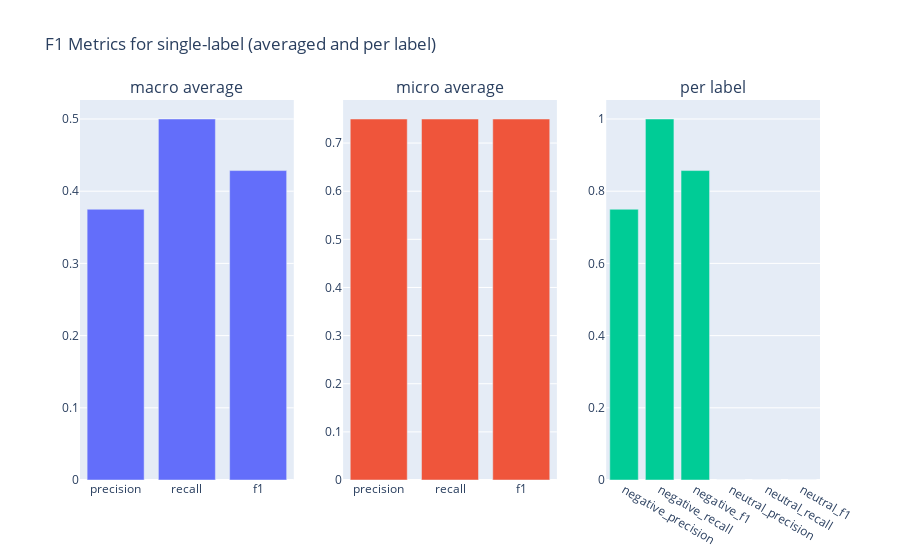

Here is the notebook cell this chart was saved with:
### Markdown cell above
Using ES query string DSL, we can compute performance metrics by interesting regions in the dataset. For example, we can see that performance for longer text (> 175) and neutral examples is much lower than for shorter text (<175). 

Note that this is a really small dataset, but with a larger dataset we could analyze if our model struggles with longer text, or if longer texts tend to be negative, for example.

### Code cell
f1("banking_sentiment_zs_gpt3", query="metrics.text_length:[175 TO *]").visualize()

### Figure 1 — Plotly figure (JSON) as saved in the notebook; plotly's stock layout.template omitted (floating-point values rounded to 4 significant figures)
{"data": [{"type": "bar", "x": ["precision", "recall", "f1"], "xaxis": "x", "y": [0.375, 0.5, 0.4286], "yaxis": "y"}, {"type": "bar", "x": ["precision", "recall", "f1"], "xaxis": "x2", "y": [0.75, 0.75, 0.75], "yaxis": "y2"}, {"type": "bar", "x": ["negative_precision", "negative_recall", "negative_f1", "neutral_precision", "neutral_recall", "neutral_f1"], "xaxis": "x3", "y": [0.75, 1, 0.8571, 0, 0, 0], "yaxis": "y3"}], "layout": {"annotations": [{"font": {"size": 16}, "showarrow": false, "text": "macro average", "x": 0.1444, "xanchor": "center", "xref": "paper", "y": 1, "yanchor": "bottom", "yref": "paper"}, {"font": {"size": 16}, "showarrow": false, "text": "micro average", "x": 0.5, "xanchor": "center", "xref": "paper", "y": 1, "yanchor": "bottom", "yref": "paper"}, {"font": {"size": 16}, "showarrow": false, "text": "per label", "x": 0.8556, "xanchor": "center", "xref": "paper", "y": 1, "yanchor": "bottom", "yref": "paper"}], "autosize": true, "showlegend": false, "title": {"text": "F1 Metrics for single-label (averaged and per label)"}, "xaxis": {"anchor": "y", "autorange": true, "domain": [0, 0.2889], "range": [-0.5, 2.5], "type": "category"}, "xaxis2": {"anchor": "y2", "autorange": true, "domain": [0.3556, 0.6444], "range": [-0.5, 2.5], "type": "category"}, "xaxis3": {"anchor": "y3", "autorange": true, "domain": [0.7111, 1], "range": [-0.5, 5.5], "type": "category"}, "yaxis": {"anchor": "x", "autorange": true, "domain": [0, 1], "range": [0, 0.5263], "type": "linear"}, "yaxis2": {"anchor": "x2", "autorange": true, "domain": [0, 1], "range": [0, 0.7895], "type": "linear"}, "yaxis3": {"anchor": "x3", "autorange": true, "domain": [0, 1], "range": [0, 1.053], "type": "linear"}}}
